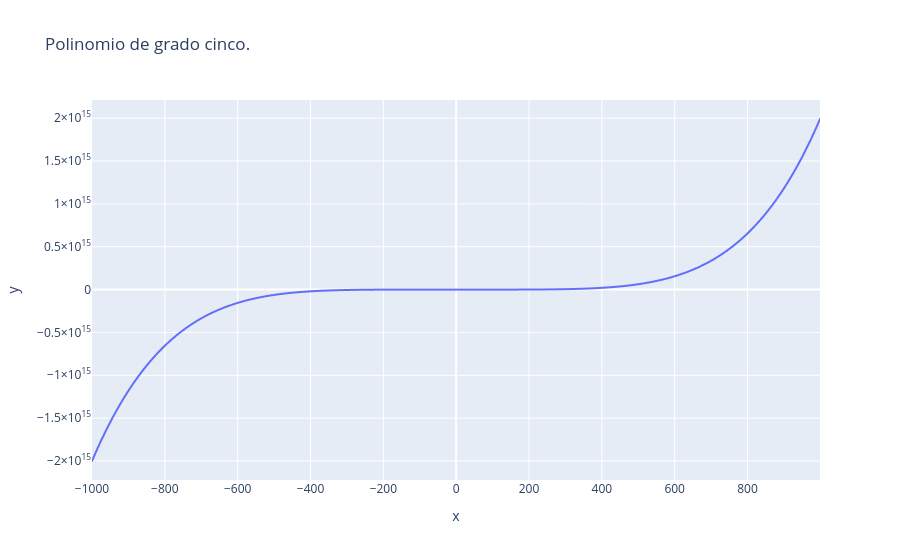

Notebook cell for this chart:
### Code cell
import plotly.express as px
import pandas as pd


## polinomio ###
po = lambda i: 2*i**5+ 3*i + 1
## end polinomio ###

r = 1000


df = pd.DataFrame(dict(
    x = [ i for i in range(-r, r)  ],
    y = [ po(i) for i in range(-r, r)  ]
))
fig = px.line(df, x="x", y="y", title="Polinomio de grado cinco.") 
fig.show()

### Figure 1 — Plotly figure (JSON) as saved in the notebook; plotly's stock layout.template omitted (floating-point values rounded to 4 significant figures; data arrays with more than 128 entries replaced by an {"elided": "..."} marker saying what was removed)
{"data": [{"hovertemplate": "x=%{x}<br>y=%{y}<extra></extra>", "legendgroup": "", "line": {"color": "#636efa", "dash": "solid"}, "marker": {"symbol": "circle"}, "mode": "lines", "name": "", "showlegend": false, "type": "scattergl", "x": {"elided": "2000 int values"}, "xaxis": "x", "y": {"elided": "2000 int values"}, "yaxis": "y"}], "layout": {"autosize": true, "legend": {"tracegroupgap": 0}, "title": {"text": "Polinomio de grado cinco."}, "xaxis": {"anchor": "y", "autorange": true, "domain": [0, 1], "range": [-1000, 999], "title": {"text": "x"}, "type": "linear"}, "yaxis": {"anchor": "x", "autorange": true, "domain": [0, 1], "range": [-2222000000000000.0, 2212000000000000.0], "title": {"text": "y"}, "type": "linear"}}}
